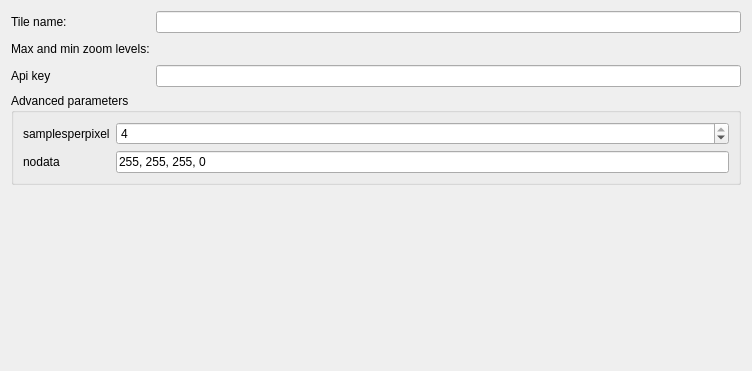
<?xml version="1.0" encoding="UTF-8"?>
<ui version="4.0">
 <class>UploadEditionPageWizard</class>
 <widget class="QWizardPage" name="UploadEditionPageWizard">
  <property name="geometry">
   <rect>
    <x>0</x>
    <y>0</y>
    <width>752</width>
    <height>371</height>
   </rect>
  </property>
  <property name="windowTitle">
   <string>Generation form</string>
  </property>
  <property name="locale">
   <locale language="English" country="UnitedStates"/>
  </property>
  <layout class="QGridLayout" name="gridLayout">
   <item row="4" column="3">
    <widget class="QLabel" name="lbl_max_zoom">
     <property name="sizePolicy">
      <sizepolicy hsizetype="Fixed" vsizetype="Preferred">
       <horstretch>0</horstretch>
       <verstretch>0</verstretch>
      </sizepolicy>
     </property>
     <property name="text">
      <string notr="true">&lt;max_zoom&gt;</string>
     </property>
    </widget>
   </item>
   <item row="5" column="1" colspan="3">
    <widget class="QgsScaleRangeWidget" name="srw_zoom">
     <property name="cursor">
      <cursorShape>ArrowCursor</cursorShape>
     </property>
    </widget>
   </item>
   <item row="2" column="1" colspan="3">
    <widget class="QLineEdit" name="lne_name">
     <property name="inputMethodHints">
      <set>Qt::ImhLatinOnly</set>
     </property>
     <property name="text">
      <string/>
     </property>
     <property name="dragEnabled">
      <bool>true</bool>
     </property>
    </widget>
   </item>
   <item row="8" column="0" colspan="3">
    <spacer name="verticalSpacer">
     <property name="orientation">
      <enum>Qt::Vertical</enum>
     </property>
     <property name="sizeHint" stdset="0">
      <size>
       <width>20</width>
       <height>40</height>
      </size>
     </property>
    </spacer>
   </item>
   <item row="4" column="0" rowspan="2">
    <widget class="QLabel" name="lbl_zoom">
     <property name="sizePolicy">
      <sizepolicy hsizetype="Fixed" vsizetype="Preferred">
       <horstretch>0</horstretch>
       <verstretch>0</verstretch>
      </sizepolicy>
     </property>
     <property name="text">
      <string>Max and min zoom levels:</string>
     </property>
    </widget>
   </item>
   <item row="6" column="1" colspan="3">
    <widget class="QLineEdit" name="lne_api_key"/>
   </item>
   <item row="2" column="0">
    <widget class="QLabel" name="lbl_name">
     <property name="sizePolicy">
      <sizepolicy hsizetype="Fixed" vsizetype="Preferred">
       <horstretch>0</horstretch>
       <verstretch>0</verstretch>
      </sizepolicy>
     </property>
     <property name="autoFillBackground">
      <bool>true</bool>
     </property>
     <property name="text">
      <string>Tile name:</string>
     </property>
    </widget>
   </item>
   <item row="4" column="1">
    <widget class="QLabel" name="lbl_min_zoom">
     <property name="sizePolicy">
      <sizepolicy hsizetype="Fixed" vsizetype="Preferred">
       <horstretch>0</horstretch>
       <verstretch>0</verstretch>
      </sizepolicy>
     </property>
     <property name="text">
      <string notr="true">&lt;min_zoom&gt;</string>
     </property>
    </widget>
   </item>
   <item row="4" column="2">
    <widget class="RangeSlider" name="levels_range_slider" native="true">
     <property name="cursor">
      <cursorShape>ClosedHandCursor</cursorShape>
     </property>
    </widget>
   </item>
   <item row="6" column="0">
    <widget class="QLabel" name="lbl_api_key">
     <property name="sizePolicy">
      <sizepolicy hsizetype="Fixed" vsizetype="Preferred">
       <horstretch>0</horstretch>
       <verstretch>0</verstretch>
      </sizepolicy>
     </property>
     <property name="text">
      <string>Api key</string>
     </property>
    </widget>
   </item>
   <item row="7" column="0" colspan="4">
    <widget class="QgsCollapsibleGroupBox" name="mGroupBox">
     <property name="title">
      <string>Advanced parameters</string>
     </property>
     <property name="collapsed">
      <bool>true</bool>
     </property>
     <layout class="QGridLayout" name="gridLayout_2">
      <item row="0" column="0">
       <widget class="QLabel" name="lb_spp">
        <property name="text">
         <string>samplesperpixel</string>
        </property>
       </widget>
      </item>
      <item row="1" column="0">
       <widget class="QLabel" name="lb_nodata">
        <property name="text">
         <string>nodata</string>
        </property>
       </widget>
      </item>
      <item row="0" column="1">
       <widget class="QSpinBox" name="sp_spp">
        <property name="minimum">
         <number>1</number>
        </property>
        <property name="maximum">
         <number>4</number>
        </property>
        <property name="value">
         <number>4</number>
        </property>
       </widget>
      </item>
      <item row="1" column="1">
       <widget class="QLineEdit" name="le_nodata">
        <property name="text">
         <string>255, 255, 255, 0</string>
        </property>
       </widget>
      </item>
     </layout>
    </widget>
   </item>
  </layout>
 </widget>
 <customwidgets>
  <customwidget>
   <class>QgsCollapsibleGroupBox</class>
   <extends>QGroupBox</extends>
   <header>qgscollapsiblegroupbox.h</header>
   <container>1</container>
  </customwidget>
  <customwidget>
   <class>QgsScaleRangeWidget</class>
   <extends>QWidget</extends>
   <header>qgsscalerangewidget.h</header>
  </customwidget>
  <customwidget>
   <class>RangeSlider</class>
   <extends>QWidget</extends>
   <header>geoplateforme.gui.wdg_range_slider</header>
   <container>1</container>
  </customwidget>
 </customwidgets>
 <resources/>
 <connections/>
</ui>
